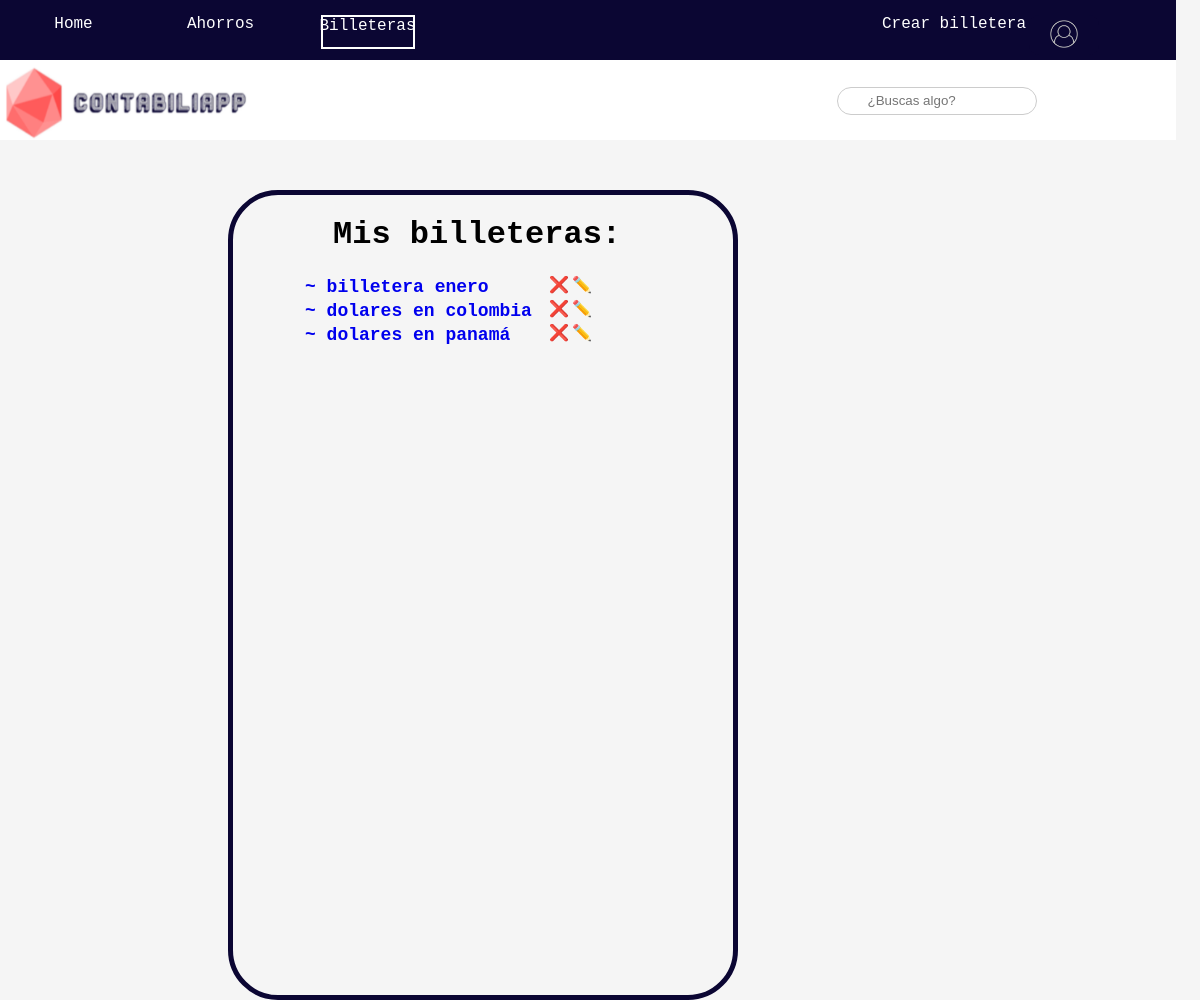
Page /billetera/ (signed in) on the committed database.
### billetera/models.py (models this page shows)
class Billetera(models.Model):
    nombre_billetera = models.CharField(max_length = 40)
    fecha_creacion = models.DateTimeField("date published")
    total_dinero = models.FloatField(default = 0)
    ahorro_id = models.ForeignKey(Ahorro, on_delete=models.CASCADE)
    usuario_id = models.ForeignKey(User, on_delete=models.CASCADE,default=usuario.pk)
    def __str__(self):
        return self.nombre_billetera

### billetera/views.py (the view)
# urls.py: path("", views.billetera, name="billetera"),
@login_required(login_url='/home/login')
def billetera(request):
    user = User.objects.get(pk=request.user.pk)
    mis_billeteras = Billetera.objects.all()
    mis_billeteras = mis_billeteras.filter(usuario_id=user)
    return render(request,'billetera.html',{'mis_billeteras':mis_billeteras})

### billetera/templates/billetera.html (shortened to what this page needs)
{% extends 'main/billetera_main.html' %}
{% load static %}
    {% block link %}<link rel="stylesheet" href="{% static '/styles/main.css' %}">{% endblock %}
    {% block nav_items %}<li class="crear"><a href={% url 'crear_billetera' %}>Crear billetera</a></li>{% endblock %}
    {% block content %}
    <div class="contenido" id="contenedor_billeteras">
        <h1 id="titulo_billeteras">Mis billeteras:</h1>
        <ul>
        {% for billetera in mis_billeteras %}
            <div class="contenedor_billeteras">
                <li class="elemento_lista_container" id="nombre_billetera"><a href="/billetera/{{billetera.id}}">~ {{billetera}}</a></li>
                <a class="eliminar_billetera" href="/billetera/eliminar_billetera/{{billetera.pk}}">❌</a>
                <a class="modificar_billetera" href="/billetera/{{billetera.pk}}/modificar_billetera">✏️</a>
            </div>
        {% endfor %}
        </ul>
    </div>
    {% endblock %}

### home/static/styles/home_navbar_styles.css (style rules this page uses)
:root { --color1:#0b0633; --color2: #e3f6f5; --color3: #ff4949; --color4:#ffffff; --color5:black; --color6: white; --color7: #A72AAB; }
.navbar li { list-style: none; }
.navbar a { text-decoration:none; color:var(--color6); font-size:large; }

### billetera/static/styles/main.css (style rules this page uses)
:root { --color1:#0b0633; --color2: #e3f6f5; --color3: #ff4949; --color4:#ffffff; --color5:black; --color6: white; --color7: #A72AAB; --color8:whitesmoke; }
body { background-color:var(--color8); width:95vw; padding:0; margin:0; }
.contenido { margin-top:50px; font-family:'Courier New', Courier, monospace; margin-left:20%; }
.crear { grid-column:7/8; grid-row: 2/3; font-family:monospace; font-size:x-small; }
.elemento_lista_container { padding-left:120px; list-style: none; width:250px; height:20px; margin:2px; }
.elemento_lista_container a { text-decoration:none; font-size: 18px; font-weight: bold; }
#contenedor_billeteras { width:500px; height:100vh; border-color:var(--color1); border-style:solid; border-radius:50px; border-width: 5px; }
#titulo_billeteras { padding-left:100px; }
#nombre_billetera { padding-left:30px; }
.contenedor_billeteras { display:grid; grid-template-columns:60% 5% 5%; }
.eliminar_billetera { text-decoration:none; grid-column:2/3; }
.modificar_billetera { text-decoration:none; grid-column:3/4; }

### rows in the picture
Billetera: nombre_billetera "billetera enero"
Billetera: nombre_billetera "dolares en colombia"
Billetera: nombre_billetera "dolares en panamá"
